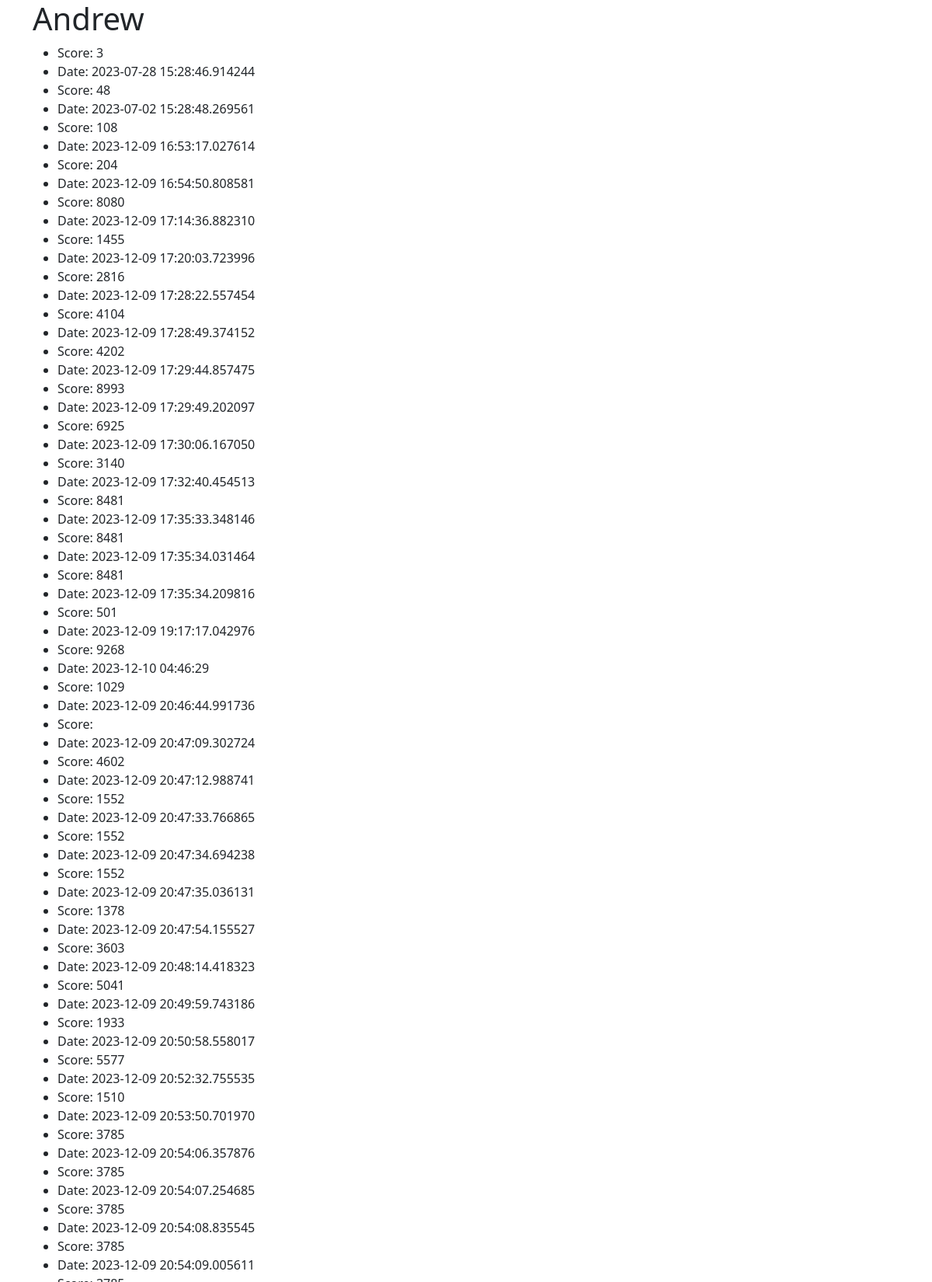
Page /api/player/6 (upper part) on the committed database.
### models.py (models this page shows, shortened)
class Score(db.Model):
    id = mapped_column(Integer, primary_key=True)
    score = mapped_column(Integer)
    date = mapped_column(DateTime, insert_default=func.now())
    player_id = mapped_column(ForeignKey("player.id"))
    player = relationship("Player", back_populates="scores")

### app.py (the view)
@app.route("/api/player/<int:player_id>")
def single_player(player_id):
    stmt = db.select(Score).where(Score.player_id == player_id)
    data = db.session.execute(stmt)
    scores = data.scalars()
    stmt = db.select(Player).where(Player.id == player_id)
    data = db.session.execute(stmt)
    player = data.scalar()
    return render_template("single.html", scores=scores, player=player)

### templates/single.html
{% extends "base.html" %}
{% block content %}
<h1>{{ player.name }}</h1>
<ul>
    {% for i in scores %}
        <li>Score: {{ i.score }}</li>
        <li>Date: {{ i.date }}</li>
    {% endfor %}
</ul>
{% endblock %}

### rows in the picture
Score: score "3", date "2023-07-28 15:28:46.914244"
Score: score "48", date "2023-07-02 15:28:48.269561"
Score: score "108", date "2023-12-09 16:53:17.027614"
Score: score "204", date "2023-12-09 16:54:50.808581"
Score: score "8080", date "2023-12-09 17:14:36.882310"
Score: score "1455", date "2023-12-09 17:20:03.723996"
Score: score "2816", date "2023-12-09 17:28:22.557454"
Score: score "4104", date "2023-12-09 17:28:49.374152"
Score: score "4202", date "2023-12-09 17:29:44.857475"
Score: score "8993", date "2023-12-09 17:29:49.202097"
Score: score "6925", date "2023-12-09 17:30:06.167050"
Score: score "3140", date "2023-12-09 17:32:40.454513"
Score: score "8481", date "2023-12-09 17:35:33.348146"
Score: score "8481", date "2023-12-09 17:35:34.031464"
Score: score "8481", date "2023-12-09 17:35:34.209816"
Score: score "501", date "2023-12-09 19:17:17.042976"
Score: score "9268", date "2023-12-10 04:46:29"
Score: score "1029", date "2023-12-09 20:46:44.991736"
Score: date "2023-12-09 20:47:09.302724"
Score: score "4602", date "2023-12-09 20:47:12.988741"
Score: score "1552", date "2023-12-09 20:47:33.766865"
Score: score "1552", date "2023-12-09 20:47:34.694238"
Score: score "1552", date "2023-12-09 20:47:35.036131"
Score: score "1378", date "2023-12-09 20:47:54.155527"
Score: score "3603", date "2023-12-09 20:48:14.418323"
Score: score "5041", date "2023-12-09 20:49:59.743186"
Score: score "1933", date "2023-12-09 20:50:58.558017"
Score: score "5577", date "2023-12-09 20:52:32.755535"
Score: score "1510", date "2023-12-09 20:53:50.701970"
Score: score "3785", date "2023-12-09 20:54:06.357876"
Score: score "3785", date "2023-12-09 20:54:07.254685"
Score: score "3785", date "2023-12-09 20:54:08.835545"
Score: score "3785", date "2023-12-09 20:54:09.005611"
